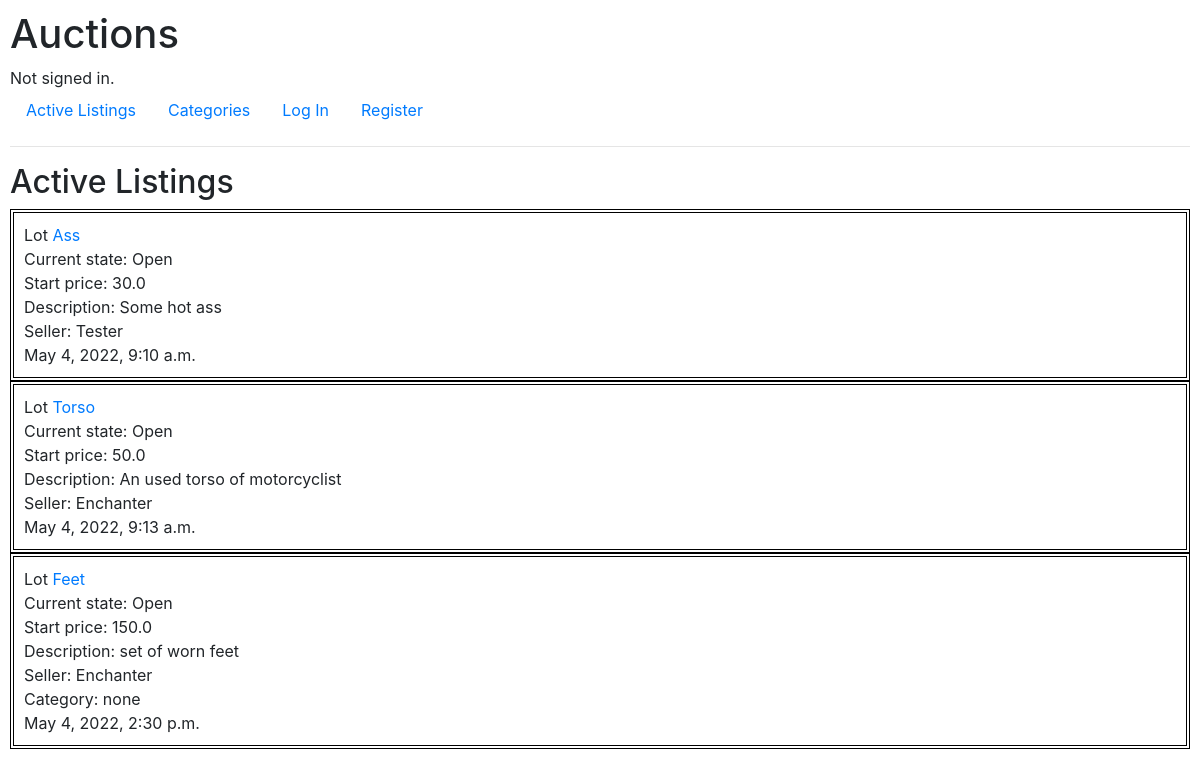
The page / on the database its author committed.
### auctions/models.py (models this page shows, shortened)
class Auction(models.Model):
    title = models.CharField(max_length=32)
    watchlist = models.CharField(max_length=128, default=0)
    seller = models.ForeignKey(User, on_delete=models.CASCADE, related_name="sellers")
    price = models.FloatField()
    category = models.CharField(max_length=32, blank=True)
    description = models.CharField(max_length=128)
    url_link = models.CharField(max_length=64, blank=True)
    post_date = models.DateTimeField()
    state_choices = [('Open', 'Open'), ('Closed', 'Closed')]
    state = models.CharField(
        max_length=6,
        choices=state_choices,
        default='Open',
    )

class User(AbstractUser):
    pass

### auctions/views.py (the view)
# urls.py: path("", views.index, name="index"),
def index(request):
    return render(request, "auctions/index.html", {
        "auctions": Auction.objects.filter(state="Open")
    })

### auctions/templates/auctions/index.html (shortened to what this page needs)
{% extends "auctions/layout.html" %}
{% block body %}
    <h2>Active Listings</h2>
    {% for auction in auctions %}
            <div class="brd">
                    Lot <a href="{% url 'listing'%}?id={{auction.id}}"> {{ auction.title }} </a> <br>
                    Current state: {{ auction.state }} <br>
                    Start price: {{ auction.price }} <br>
                    Description: {{ auction.description }} <br>
                    Seller: {{ auction.seller }} <br>
                    {% if auction.category %}
                    Category: {{ auction.category }} <br>
                    {% endif %}
                    {{ auction.post_date}} <br>
            </div>
    {% endfor %}
{% endblock %}

### auctions/templates/auctions/layout.html (shortened to what this page needs)
{% load static %}
<!DOCTYPE html>
<html lang="en">
    <head>
        <link rel="stylesheet" href="https://stackpath.bootstrapcdn.com/bootstrap/4.4.1/css/bootstrap.min.css">
        <link href="{% static 'auctions/styles.css' %}" rel="stylesheet">
    </head>
    <body>
        <h1>Auctions</h1>
        <div>
            {% if user.is_authenticated %}
                Signed in as <strong>{{ user.username }}</strong>.
            {% else %}
                Not signed in.
            {% endif %}
        </div>
        <ul class="nav">
            <li class="nav-item">
                <a class="nav-link" href="{% url 'index' %}">Active Listings</a>
            </li>
            <li class="nav-item">
                <a class="nav-link" href="{% url 'categories' %}">Categories</a>
            </li>
            {% if user.is_authenticated %}
                <li class="nav-item">
                    <a class="nav-link" href="{% url 'logout' %}">Log Out</a>
                </li>
            {% else %}
                <li class="nav-item">
                    <a class="nav-link" href="{% url 'login' %}">Log In</a>
                </li>
                <li class="nav-item">
                    <a class="nav-link" href="{% url 'register' %}">Register</a>
                </li>
            {% endif %}
        </ul>
        <hr>
        {% block body %}
        {% endblock %}
    </body>
</html>

### auctions/static/auctions/styles.css (style rules this page uses)
body { padding: 10px; }

### auctions/templates/auctions/index.html (style rules this page uses)
.brd { border: 4px double black; padding: 10px; }

### rows shown on the page
Auction: title "Ass", state "Open", price "30.0", description "Some hot ass", seller "Tester", post_date "May 4, 2022, 9:10 a.m."
Auction: title "Torso", state "Open", price "50.0", description "An used torso of motorcyclist", seller "Enchanter", post_date "May 4, 2022, 9:13 a.m."
Auction: title "Feet", state "Open", price "150.0", description "set of worn feet", seller "Enchanter", category "none", post_date "May 4, 2022, 2:30 p.m."
